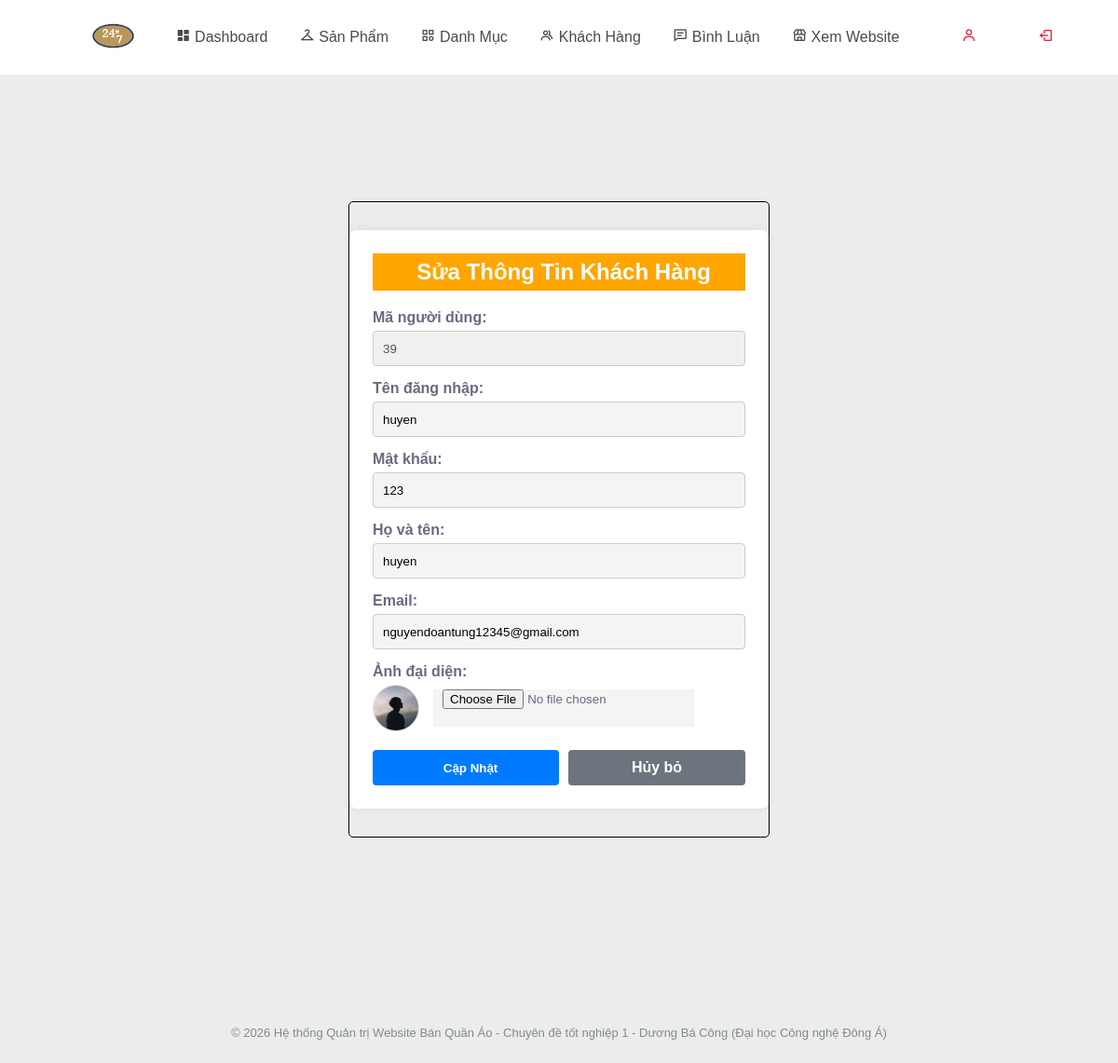
/controller/indexAdmin.php?act=suauser&id=39 (signed in), run on the app's committed database.
### tables this page shows
CREATE TABLE `user` (
  `id` int(11) NOT NULL AUTO_INCREMENT,
  `username` varchar(255) NOT NULL,
  `password` varchar(255) NOT NULL,
  `name` varchar(225) NOT NULL,
  `email` varchar(255) NOT NULL,
  `avata` varchar(225) NOT NULL,
  PRIMARY KEY (`id`)
);

### model/config.php (called while the page is built, shortened)
<?php
  function pdo_con(){
    $http_host = $_SERVER['HTTP_HOST'] ?? '';
    $is_infinityfree = (strpos($http_host, 'infinityfree') !== false || strpos($http_host, 'epizy.com') !== false);
    if ($is_infinityfree) {
      $servername = "sql302.infinityfree.com";
      $username = "if0_43184606";
      $password = "8gZKYLk9Rk6UBlL";
      $dbname = "if0_43184606_duan1";
      $port = 3306;
      $db_candidates = [$dbname];
    } else {
      $servername = "127.0.0.1";
      $username = "root";
      $password = "";
      $port = 3306;
      $db_candidates = ['duanmau', 'duan1'];
    }
    foreach ($db_candidates as $try_db) {
      try {
        $conn = new PDO("mysql:host=$servername;port=$port;dbname=$try_db;charset=utf8", $username, $password, [
          PDO::ATTR_ERRMODE => PDO::ERRMODE_EXCEPTION,
          PDO::ATTR_TIMEOUT => 2
        ]);
        $cached_conn = $conn;
        return $cached_conn;
      } catch (PDOException $e) {
      }
    }
    return null;
  }
  function pdo_query_one($sql){
    $sql_args = array_slice(func_get_args(), 1);
    $conn = pdo_con();
    try {
      $stmt = $conn->prepare($sql);
      $stmt->execute($sql_args);
      $row = $stmt->fetch(PDO::FETCH_ASSOC);
      return $row ? $row : null;
    } catch (PDOException $e) {
      throw $e;
    }
  }
?>

### model/user.php (called while the page is built, shortened)
<?php
function show_user_id($id){
    $sql = "SELECT * FROM user WHERE id=?";
    return pdo_query_one($sql, $id);
}
?>

### viewAdmin/suauserAd.php (the view, shortened to what this page needs)
<div class="main">
    <main>
        <?php
        $id = $_GET['id'] ?? 0;
        $rows = show_user_id($id);
        ?>
        <form action="" method="POST" class="sua" enctype="multipart/form-data" style="width:450px; height:auto; padding: 25px; margin: 30px auto; text-align: left; background: #fff; border-radius: 8px; box-shadow: 0 0 10px rgba(0,0,0,0.08);">
            <h2 style="text-align: center; margin-bottom: 20px;">Sửa Thông Tin Khách Hàng</h2>
            <div style="margin-bottom: 15px;">
                <label style="font-weight: 600; display: block; margin-bottom: 5px;">Mã người dùng:</label>
                <input type="text" value="<?php echo $rows['id']; ?>" disabled style="width: 100%; height: 38px; padding: 5px 10px; background: #f0f0f0; border: 1px solid #ccc; border-radius: 4px;">
            </div>
            <div style="margin-bottom: 15px;">
                <label style="font-weight: 600; display: block; margin-bottom: 5px;">Tên đăng nhập:</label>
                <input type="text" placeholder="Username" name="user" required value="<?php echo htmlspecialchars($rows['username']); ?>" style="width: 100%; height: 38px; padding: 5px 10px; border: 1px solid #ccc; border-radius: 4px;">
            </div>
            <div style="margin-bottom: 15px;">
                <label style="font-weight: 600; display: block; margin-bottom: 5px;">Mật khẩu:</label>
                <input type="text" placeholder="Password" name="pass" required value="<?php echo htmlspecialchars($rows['password']); ?>" style="width: 100%; height: 38px; padding: 5px 10px; border: 1px solid #ccc; border-radius: 4px;">
            </div>
            <div style="margin-bottom: 15px;">
                <label style="font-weight: 600; display: block; margin-bottom: 5px;">Họ và tên:</label>
                <input type="text" placeholder="Họ và tên" name="name" required value="<?php echo htmlspecialchars($rows['name']); ?>" style="width: 100%; height: 38px; padding: 5px 10px; border: 1px solid #ccc; border-radius: 4px;">
            </div>
            <div style="margin-bottom: 15px;">
                <label style="font-weight: 600; display: block; margin-bottom: 5px;">Email:</label>
                <input type="email" placeholder="Email" name="email" required value="<?php echo htmlspecialchars($rows['email']); ?>" style="width: 100%; height: 38px; padding: 5px 10px; border: 1px solid #ccc; border-radius: 4px;">
            </div>
            <div style="margin-bottom: 20px;">
                <label style="font-weight: 600; display: block; margin-bottom: 5px;">Ảnh đại diện:</label>
                <div style="display: flex; align-items: center; gap: 15px;">
                    <img src="../view/images/<?php echo !empty($rows['avata']) ? htmlspecialchars($rows['avata']) : 'iconUser.png'; ?>" alt="" style="width: 50px; height: 50px; object-fit: cover; border-radius: 50%; border: 1px solid #ddd;">
                    <input type="file" name="hinh" accept="image/*" style="border:none;">
                </div>
            </div>
            <div style="display: flex; justify-content: space-between; gap: 10px; margin-top: 20px;">
                <input type="submit" value="Cập Nhật" name="sua" style="flex: 1; height: 38px; background: #007bff; color: white; border: none; border-radius: 4px; cursor: pointer; font-weight: 600;">
                <a href="../controller/indexAdmin.php?act=admin" style="flex: 1; height: 38px; line-height: 38px; text-align: center; background: #6c757d; color: white; text-decoration: none; border-radius: 4px; font-weight: 600;">Hủy bỏ</a>
            </div>
        </form>
    </main>
</div>

### view/css/admin.css (style rules this page uses)
* { box-sizing: border-box; margin: 0; padding: 0; @import url('https://fonts.googleapis.com/css2?family=Quicksand:wght@300;400&display=swap'); text-decoration: none; font-family: 'Quicksand', sans-serif !important; }
.main { display: flex; margin-top: 10%; margin-bottom: 10%; }
main { margin-top: 100px; margin-left: 50px; border: 1px solid black; border-radius: 5px; margin: auto; }
main h2 { padding-left: 10px; background: orange; color: white; height: 40px; line-height: 40px; }
main img { height: 100px; object-fit: cover; }
main a { text-decoration: none; color: white; }
.main form { width: 80%; height: 50px; margin-top: 20px; margin-left: 10px; }
.main form input { width: 70%; height: 40px; padding-left: 10px; background: rgb(246, 243, 243); border: 2px solid lightgray; }
.main form input[type="submit"] { width: 15%; height: 43px; border: none; background: orange; color: white; font-weight: bold; }
input { font-family: 'Quicksand'; }

### view/css/index.css (style rules this page uses)
* { box-sizing: border-box; margin: 0; padding: 0; @import url('https://fonts.googleapis.com/css2?family=Quicksand:wght@300;400&display=swap'); text-decoration: none }
body { font-family: 'Quicksand', sans-serif; font-size: 16px; color: #676a81; background: #ececec; max-width: 1920px; margin: 0 auto; overflow-x: hidden; }
a { text-decoration: none; color: black; }

### data on the page
user: id "39", user "huyen", pass "123", name "huyen", email "nguyendoantung12345@gmail.com", avata (picture)
